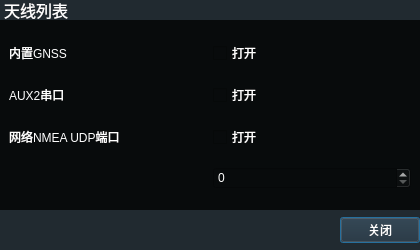
<?xml version="1.0" encoding="UTF-8"?>
<ui version="4.0">
 <class>PeripheralPort</class>
 <widget class="QDialog" name="PeripheralPort">
  <property name="geometry">
   <rect>
    <x>0</x>
    <y>0</y>
    <width>420</width>
    <height>250</height>
   </rect>
  </property>
  <property name="minimumSize">
   <size>
    <width>420</width>
    <height>250</height>
   </size>
  </property>
  <property name="maximumSize">
   <size>
    <width>420</width>
    <height>250</height>
   </size>
  </property>
  <property name="windowTitle">
   <string>Dialog</string>
  </property>
  <property name="styleSheet">
   <string notr="true">QWidget{
	background-color:rgb(8, 11, 12);
}</string>
  </property>
  <layout class="QVBoxLayout" name="verticalLayout">
   <property name="spacing">
    <number>0</number>
   </property>
   <property name="leftMargin">
    <number>0</number>
   </property>
   <property name="topMargin">
    <number>0</number>
   </property>
   <property name="rightMargin">
    <number>0</number>
   </property>
   <property name="bottomMargin">
    <number>0</number>
   </property>
   <item>
    <widget class="QLabel" name="title">
     <property name="minimumSize">
      <size>
       <width>0</width>
       <height>20</height>
      </size>
     </property>
     <property name="maximumSize">
      <size>
       <width>16777215</width>
       <height>20</height>
      </size>
     </property>
     <property name="font">
      <font>
       <family>黑体</family>
       <pointsize>12</pointsize>
       <weight>50</weight>
       <italic>false</italic>
       <bold>false</bold>
      </font>
     </property>
     <property name="styleSheet">
      <string notr="true">QLabel{
    background-color:rgb(33,42,48);
    color:white;
}</string>
     </property>
     <property name="text">
      <string> 天线列表</string>
     </property>
    </widget>
   </item>
   <item>
    <widget class="QWidget" name="widget" native="true">
     <property name="styleSheet">
      <string notr="true">QWidget{
	color:white;
}</string>
     </property>
     <layout class="QGridLayout" name="gridLayout">
      <item row="0" column="0">
       <widget class="QLabel" name="label">
        <property name="text">
         <string>内置GNSS</string>
        </property>
       </widget>
      </item>
      <item row="0" column="1">
       <widget class="QCheckBox" name="checkBox">
        <property name="text">
         <string>打开</string>
        </property>
       </widget>
      </item>
      <item row="1" column="0">
       <widget class="QLabel" name="label_2">
        <property name="text">
         <string>AUX2串口</string>
        </property>
       </widget>
      </item>
      <item row="1" column="1">
       <widget class="QCheckBox" name="checkBox_2">
        <property name="text">
         <string>打开</string>
        </property>
       </widget>
      </item>
      <item row="2" column="0">
       <widget class="QLabel" name="label_3">
        <property name="text">
         <string>网络NMEA UDP端口</string>
        </property>
       </widget>
      </item>
      <item row="2" column="1">
       <widget class="QCheckBox" name="checkBox_3">
        <property name="text">
         <string>打开</string>
        </property>
       </widget>
      </item>
      <item row="3" column="1">
       <widget class="QSpinBox" name="spinBox"/>
      </item>
     </layout>
    </widget>
   </item>
   <item>
    <widget class="QWidget" name="widget_2" native="true">
     <property name="minimumSize">
      <size>
       <width>0</width>
       <height>40</height>
      </size>
     </property>
     <property name="maximumSize">
      <size>
       <width>16777215</width>
       <height>40</height>
      </size>
     </property>
     <property name="styleSheet">
      <string notr="true">QWidget{
    background-color:rgb(33,42,48);
    color:white;
}</string>
     </property>
     <layout class="QHBoxLayout" name="horizontalLayout">
      <property name="spacing">
       <number>0</number>
      </property>
      <property name="leftMargin">
       <number>0</number>
      </property>
      <property name="topMargin">
       <number>0</number>
      </property>
      <property name="rightMargin">
       <number>0</number>
      </property>
      <property name="bottomMargin">
       <number>0</number>
      </property>
      <item>
       <spacer name="horizontalSpacer">
        <property name="orientation">
         <enum>Qt::Horizontal</enum>
        </property>
        <property name="sizeHint" stdset="0">
         <size>
          <width>342</width>
          <height>19</height>
         </size>
        </property>
       </spacer>
      </item>
      <item>
       <widget class="QPushButton" name="close">
        <property name="text">
         <string>关闭</string>
        </property>
       </widget>
      </item>
     </layout>
    </widget>
   </item>
  </layout>
 </widget>
 <resources/>
 <connections/>
</ui>
